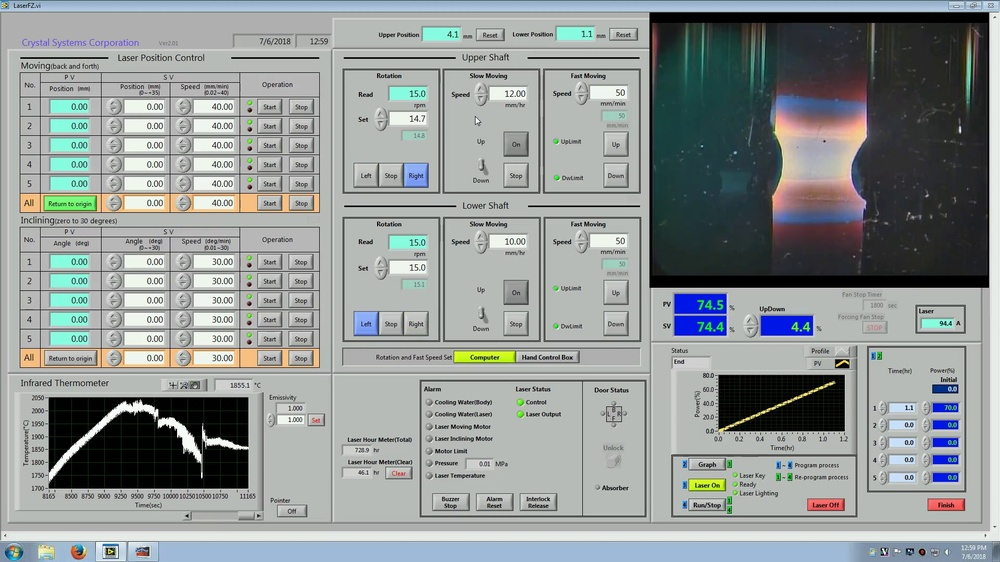
#> input picture frameFolder/frame0.jpg, 1000 x 562 px, shrunk from 1920 x 1080 before the run; its folder holds only this picture in this run
$ python frameExtractor.py
#> lines starting #> are read from the running program, lines starting #| are printed output that depends on the picture
import matplotlib.pyplot as plt
import cv2
import os
from os import listdir
from os.path import isfile, join


def notebook_display_img(img):
    fig, ax = plt.subplots(figsize=(10,5))
    ax.imshow(img)
    plt.show()

xStartPct = .65
xStopPct = 0.95
yStartPct = .1
yStopPct = .5

image_destination = 'full_images' # Folder destination where the frames should be saved

files = [f for f in listdir('frameFolder') if isfile(join('frameFolder', f))]

for file in files:
    img = cv2.imread('frameFolder/' + file)
#> img is the input picture: shape (562, 1000, 3); mean B, G, R 150.3, 150.9, 145
    width, height, pixels = img.shape
#> width = 562; height = 1000; pixels = 3
    crop_img = img[(int)(width*yStartPct):(int)(width*yStopPct),(int)(height*xStartPct):(int)(height*xStopPct)].copy()
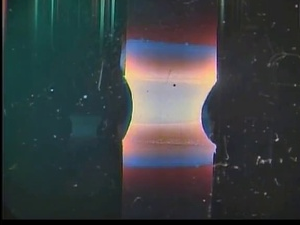
#> crop_img: shape (225, 300, 3); mean B, G, R 66.3, 64.1, 58.8
    notebook_display_img(crop_img)
    break
